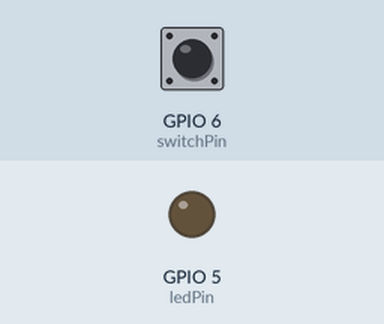
Recording of a program running on a simulated Raspberry Pi (BCM pin numbers). Shown: output pins drawn as LEDs (lit = HIGH). The inputs (shaded band) are chosen by the test bench; at power-on: GPIO 6 (switchPin) HIGH. What the program prints to the terminal is not drawn.

Above: at 1.2 s.
1.3 s: GPIO 6 (switchPin) pulled LOW for 0.15 s
At 1.42 s:
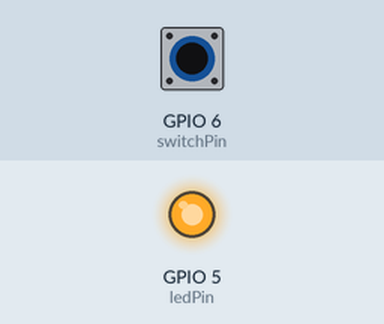
3.0 s: GPIO 6 (switchPin) pulled LOW for 3.2 s
At 6.7 s:
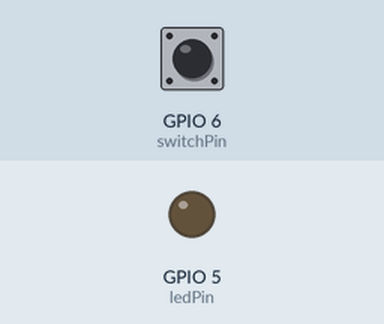
Timing chart, 0 to 8.2 s (numbered marks = the images above; inputs shaded):
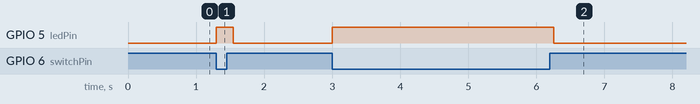

Measured:
- after the input at 1.3 s, GPIO 5 (ledPin): LOW → HIGH at once, → LOW 0.25 s later
- after the input at 3.0 s, GPIO 5 (ledPin): LOW → HIGH at once, → LOW 3.3 s later

The program:

Switch.py
```python
import RPi.GPIO as gpio
import time
ledPin = 5
switchPin = 6

gpio.setmode(gpio.BCM)

gpio.setup(ledPin, gpio.OUT)
gpio.setup(switchPin, gpio.IN, pull_up_down = gpio.PUD_UP)

while True:
	print(gpio.input(switchPin))
	if gpio.input(switchPin) == 0:
		gpio.output(ledPin, gpio.HIGH)
		print("Switch pressed");
		time.sleep(0.25)
		gpio.output(ledPin, gpio.LOW)
```
